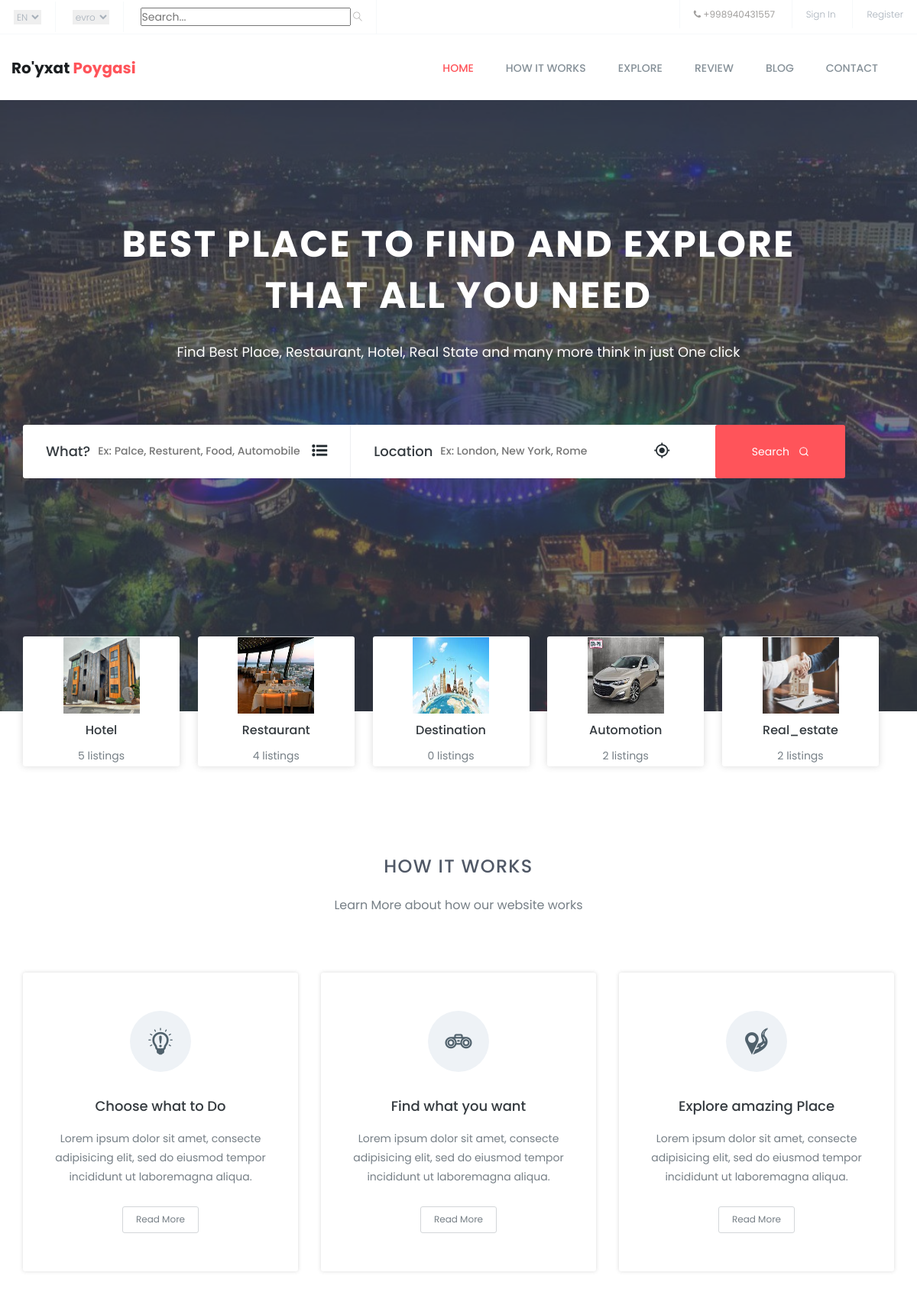
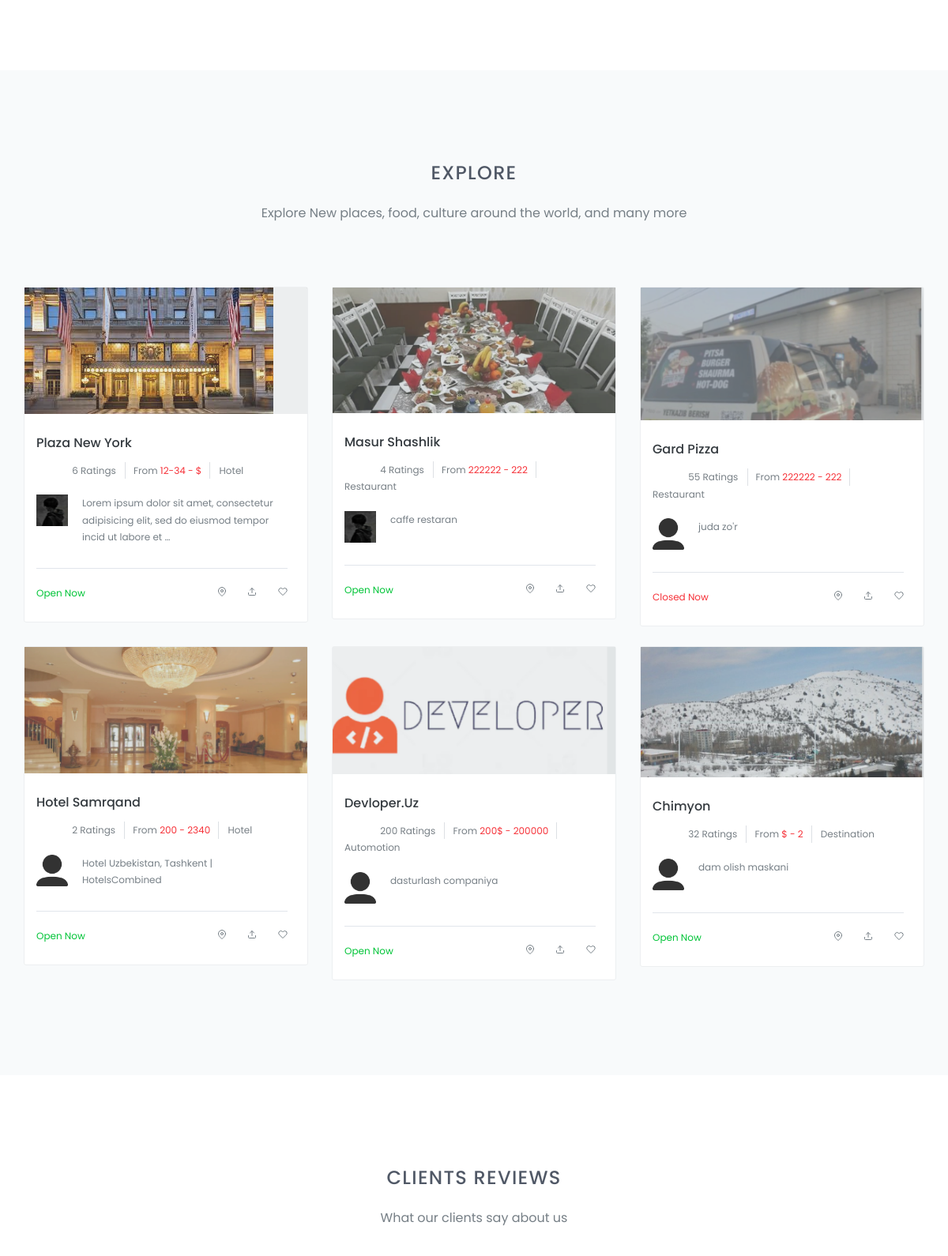
The page / (upper part) on the database its author committed (2 pictures, top to bottom).
### hotel/models.py (models this page shows, shortened)
class ContactInfo(models.Model):
    phone_number = models.CharField(max_length=20, help_text="Enter phone number")
    facebook_url = models.URLField(blank=True, null=True, help_text="Facebook profile URL")
    twitter_url = models.URLField(blank=True, null=True, help_text="Twitter profile URL")
    linkedin_url = models.URLField(blank=True, null=True, help_text="LinkedIn profile URL")
    google_plus_url = models.URLField(blank=True, null=True, help_text="Google Plus profile URL")
    class Meta:
        verbose_name = "Contact Information"
        verbose_name_plural = "Contact Information"

class Topic(models.Model):
    name = models.CharField(max_length=100)
    image = models.ImageField(upload_to='topics/', blank=True, null=True)  # Rasm maydoni
    listings_count = models.IntegerField(default=0)  # Listings soni
    class Meta:
        verbose_name = 'Topic'
        verbose_name_plural = 'Topics'

class ExploreItem(models.Model):
    CATEGORY_CHOICES = [
        ('restaurant', 'Restaurant'),
        ('hotel', 'Hotel'),
        ('destination', 'Destination'),
        ('real_estate', 'Real Estate'),
        ('automotion', 'Automotion'),
    ]
    title = models.CharField(max_length=255, verbose_name = 'Nomi')
    description = models.TextField(verbose_name = 'Haqida')
    rating = models.FloatField(verbose_name = 'Reyting')
    ratings_count = models.PositiveIntegerField()
    price_from = models.CharField(max_length=50, verbose_name = 'Narxi')
    price_to = models.CharField(max_length=50)
    category = models.CharField(max_length=50, choices=CATEGORY_CHOICES)
    image = models.ImageField(upload_to='', verbose_name='Mehmonxona rasmi')
    person_image = models.ImageField(upload_to='hotel/people/', verbose_name='Odam rasmi')
    person_name = models.CharField(max_length=255)
    is_open = models.BooleanField(default=False, verbose_name='Ochiq yoki yopiq')
    button_label = models.CharField(max_length=50, default="best rated")
    map_link = models.URLField(blank=True, null=True)
    class Meta:
        db_table = ''
        managed = True
        verbose_name = 'Mehmonxona'
        verbose_name_plural = 'Mehmonxonalar'

### hotel/views.py (the view)
# urls.py: path('', HomeView.as_view(), name='home_page'),
class HomeView(View):
    def get(self, request):
        explore_items = ExploreItem.objects.all()
        testimonials = Testimonial.objects.all()
        contact_info = ContactInfo.objects.first()
        topics = Topic.objects.all()  # Barcha kategoriya ma'lumotlarini olish
        context = {
            'explore_items': explore_items,
            'testimonials': testimonials,
            'contact_info':contact_info,
            'topics' :topics
        }
        return render(request, 'home.html', context=context)

### templates/home.html (shortened to what this page needs)
{% load static %}
<!doctype html>
<html class="no-js" lang="en">
    <head>
        <link rel="stylesheet" href="{% static 'css/font-awesome.min.css' %}">
		<link rel="stylesheet" href="{% static 'css/linearicons.css' %}">
        <link rel="stylesheet" href="{% static 'css/animate.css' %}">
        <link rel="stylesheet" href="{% static 'css/flaticon.css' %}">
        <link rel="stylesheet" href="{% static 'css/slick.css' %}">
		<link rel="stylesheet" href="{% static 'css/slick-theme.css' %}">
        <link rel="stylesheet" href="{% static 'css/bootstrap.min.css' %}">
		<link rel="stylesheet" href="{% static 'css/bootsnav.css' %}" >
        <link rel="stylesheet" href="{% static 'css/style.css' %}">
        <link rel="stylesheet" href="{% static 'css/responsive.css' %}">
    </head>
	<body>
		<header id="header-top" class="header-top">
			<ul>
				<li>
					<div class="header-top-left">
						<ul>
							<li class="select-opt">
								<select name="language" id="language">
									<option value="default">EN</option>
								</select>
							</li>
							<li class="select-opt">
								<select name="currency" id="currency">
									<option value="usd">evro</option>
								</select>
							</li>
							<li class="select-opt">
								<form method="GET" action="{% url 'search' %}">
									<input type="text" name="query" placeholder="Search...">
									<button type="submit"><span class="lnr lnr-magnifier"></span></button>
								</form>
							</li>
						</ul>
					</div>
				</li>
				<li class="head-responsive-right pull-right">
					<div class="header-top-right">
						<ul>
							<li class="header-top-contact">
								<span><i class="fa fa-phone"></i> {{ contact_info.phone_number }}</span>
							</li>
							<li class="header-top-contact">
								<a href="#">sign in</a>
							</li>
							<li class="header-top-contact">
								<a href="#">register</a>
							</li>
						</ul>
					</div>
				</li>
			</ul>
		</header>
		<section class="top-area">
			<div class="header-area">
			    <nav class="navbar navbar-default bootsnav  navbar-sticky navbar-scrollspy"  data-minus-value-desktop="70" data-minus-value-mobile="55" data-speed="1000">
			        <div class="container">
			            <div class="navbar-header">
			                <a class="navbar-brand" href="{% url "home_page" %}">ro'yxat  <span>poygasi</span></a>
			            </div>
			            <div class="collapse navbar-collapse menu-ui-design" id="navbar-menu">
			                <ul class="nav navbar-nav navbar-right" data-in="fadeInDown" data-out="fadeOutUp">
			                    <li class=" scroll active"><a href="#home">home</a></li>
			                    <li class="scroll"><a href="#works">how it works</a></li>
			                    <li class="scroll"><a href="#explore">explore</a></li>
			                    <li class="scroll"><a href="#reviews">review</a></li>
			                    <li class="scroll"><a href="#blog">blog</a></li>
			                    <li class="scroll"><a href="#contact">contact</a></li>
			                </ul>
			            </div>
			        </div>
			    </nav>
			</div>
		</section>
		<section id="home" class="welcome-hero">
			<div class="container">
				<div class="welcome-hero-txt">
					<h2>best place to find and explore <br> that all you need </h2>
					<p>
						Find Best Place, Restaurant, Hotel, Real State and many more think in just One click
					</p>
				</div>
				<div class="welcome-hero-serch-box">
					<div class="welcome-hero-form">
						<div class="single-welcome-hero-form">
							<h3>what?</h3>
							<form action="{% url "home_page" %}">
								<input type="text" placeholder="Ex: palce, resturent, food, automobile" />
							</form>
							<div class="welcome-hero-form-icon">
								<i class="flaticon-list-with-dots"></i>
							</div>
						</div>
						<div class="single-welcome-hero-form">
							<h3>Location</h3>
							<form action="{% url 'home_page' %}">
								<input type="text" id="locationInput" placeholder="Ex: London, New York, Rome" />
							</form>
							<div class="welcome-hero-form-icon">
								<i class="flaticon-gps-fixed-indicator" onclick="getLocation()"></i>
							</div>
						</div>
						<div class="welcome-hero-serch">
							<button class="welcome-hero-btn" onclick="window.location.href='#'">
								Search <i data-feather="search"></i>
							</button>
						</div>
			</div>
		</section>
		<section id="list-topics" class="list-topics">
			<div class="container">
				<div class="list-topics-content">
					<ul>
						{% for topic in topics %}
							<li>
								<div class="single-list-topics-content">
									<div class="single-list-topics-icon">
										{% if topic.image %}
											<img src="{{ topic.image.url }}" alt="{{ topic.name }} image" style="width: 100px; height: 100px;">
										{% else %}
											<i class="flaticon-placeholder"></i>
										{% endif %}
									</div>
									<h2><a href="#">{{ topic.name }}</a></h2>
									<p>{{ topic.listings_count }} listings</p>
								</div>
							</li>
						{% endfor %}
					</ul>
				</div>
			</div>
		</section>
		<section id="works" class="works">
			<div class="container">
				<div class="section-header">
					<h2>how it works</h2>
					<p>Learn More about how our website works</p>
				</div>
				<div class="works-content">
					<div class="row">
						<div class="col-md-4 col-sm-6">
							<div class="single-how-works">
								<div class="single-how-works-icon">
									<i class="flaticon-lightbulb-idea"></i>
								</div>
								<h2><a href="#">choose <span> what to</span> do</a></h2>
								<p>
									Lorem ipsum dolor sit amet, consecte adipisicing elit, sed do eiusmod tempor incididunt ut laboremagna aliqua.
								</p>
								<button class="welcome-hero-btn how-work-btn" onclick="window.location.href='#'">
									read more
								</button>
							</div>
						</div>
						<div class="col-md-4 col-sm-6">
							<div class="single-how-works">
								<div class="single-how-works-icon">
									<i class="flaticon-networking"></i>
								</div>
								<h2><a href="#">find <span> what you want</span></a></h2>
								<p>
									Lorem ipsum dolor sit amet, consecte adipisicing elit, sed do eiusmod tempor incididunt ut laboremagna aliqua.
								</p>
								<button class="welcome-hero-btn how-work-btn" onclick="window.location.href='#'">
									read more
								</button>
							</div>
						</div>
						<div class="col-md-4 col-sm-6">
							<div class="single-how-works">
								<div class="single-how-works-icon">
									<i class="flaticon-location-on-road"></i>
								</div>
								<h2><a href="#">explore <span> amazing</span> place</a></h2>
								<p>
									Lorem ipsum dolor sit amet, consecte adipisicing elit, sed do eiusmod tempor incididunt ut laboremagna aliqua.
								</p>
								<button class="welcome-hero-btn how-work-btn" onclick="window.location.href='#'">
									read more
								</button>
							</div>
						</div>
					</div>
				</div>
			</div>
		</section>
		<section id="explore" class="explore">
			<div class="container">
				<div class="section-header">
					<h2>Explore</h2>
					<p>Explore New places, food, culture around the world, and many more</p>
				</div>
				<div class="explore-content">
					<div class="row">
						{% for item in explore_items %}
						<div class="col-md-4 col-sm-6">
							<div class="single-explore-item">
								<div class="single-explore-img">
									<img src="{{ item.image.url }}" alt="explore image">
								</div>
								<div class="single-explore-txt">
									<h2><a href="#">{{ item.title }}</a></h2>
									<p class="explore-rating-price">
										<span class="explore-rating">{{ item.rating }}</span>
										<a href="#"> {{ item.ratings_count }} ratings</a>
										<span class="explore-price-box">
											from
											<span class="explore-price">{{ item.price_from }} - {{ item.price_to }}</span>
										</span>
										 <a href="#">{{ item.get_category_display }}</a>
									</p>
									<div class="explore-person">
										<div class="row">
											<div class="col-sm-2">
												<div class="explore-person-img">
													<a href="#">
														<img src="{{ item.person_image.url }}" alt="explore person">
													</a>
												</div>
											</div>
											<div class="col-sm-10">
												<p>{{ item.description|truncatechars:100 }}</p>
											</div>
										</div>
									</div>
									<div class="explore-open-close-part">
										<div class="row">
											<div class="col-sm-5">
												<button class="close-btn {% if item.is_open %}open-btn{% endif %}" onclick="window.location.href='#'">
													{% if item.is_open %}
														Open Now
													{% else %}
														Closed Now
													{% endif %}
												</button>
											</div>
											<div class="col-sm-7">
												<div class="explore-map-icon">
													{% if item.map_link %}
													<a href="{{ item.map_link }}"><i data-feather="map-pin"></i></a>
													{% endif %}
													<a href="#"><i data-feather="upload"></i></a>
													<a href="#"><i data-feather="heart"></i></a>
												</div>
											</div>
										</div>
									</div>
								</div>
							</div>
						</div>
						{% endfor %}
					</div>
				</div>
			</div>
		</section>
		<section id="reviews" class="reviews">
			<div class="section-header">
				<h2>Clients Reviews</h2>
				<p>What our clients say about us</p>
			</div>
		</section>
    </body>
</html>

### static/css/bootsnav.css (style rules this page uses)
nav.bootsnav .container { position: relative; }
nav.navbar.bootsnav { margin-bottom: 0; -moz-border-radius: 0px; -webkit-border-radius: 0px; -o-border-radius: 0px; border-radius: 0px; background-color: #fff; border: none; border-bottom: solid 1px #e0e0e0; z-index: 9; }
nav.navbar.bootsnav ul.nav > li > a { color: #6f6f6f; background-color: transparent; outline: none; margin-bottom: -2px; }
nav.navbar.bootsnav ul.nav li.megamenu-fw > a:hover, nav.navbar.bootsnav ul.nav li.megamenu-fw > a:focus, nav.navbar.bootsnav ul.nav li.active > a:hover, nav.navbar.bootsnav ul.nav li.active > a:focus, nav.navbar.bootsnav ul.nav li.active > a { background-color: transparent; }
body { -webkit-transition: all 0.3s ease-in-out; -moz-transition: all 0.3s ease-in-out; -o-transition: all 0.3s ease-in-out; -ms-transition: all 0.3s ease-in-out; transition: all 0.3s ease-in-out; }
.wrap-sticky nav.navbar.bootsnav { position: absolute; width: 100%; left: 0; top: 0; }
@media (min-width: 1024px) { nav.navbar.bootsnav ul.nav > li > a { padding: 30px 15px; font-weight: 600; } }

### rows shown on the page
ContactInfo: phone_number "+998940431557"
Topic: image (picture), name "Hotel", listings_count "5"
Topic: image (picture), name "Restaurant", listings_count "4"
Topic: image (picture), name "Destination", listings_count "0"
Topic: image (picture), name "Automotion", listings_count "2"
Topic: image (picture), name "Real_estate", listings_count "2"
ExploreItem: image (picture), title "Plaza New York", ratings_count "6", price_from "12-34", price_to "$", category "Hotel", person_image (picture), description "Lorem ipsum dolor sit amet, consectetur adipisicing elit, sed do eiusmod tempor incid ut labore et …", is_open "Open Now"
ExploreItem: image (picture), title "Masur Shashlik", ratings_count "4", price_from "222222", price_to "222", category "Restaurant", person_image (picture), description "caffe restaran", is_open "Open Now"
ExploreItem: image (picture), title "Gard Pizza", ratings_count "55", price_from "222222", price_to "222", category "Restaurant", person_image (picture), description "juda zo'r", is_open "Closed Now"
ExploreItem: image (picture), title "Hotel Samrqand", ratings_count "2", price_from "200", price_to "2340", category "Hotel", person_image (picture), description "Hotel Uzbekistan, Tashkent | HotelsCombined", is_open "Open Now"
ExploreItem: image (picture), title "Devloper.uz", ratings_count "200", price_from "200$", price_to "200000", category "Automotion", person_image (picture), description "dasturlash companiya", is_open "Open Now"
ExploreItem: image (picture), title "Chimyon", ratings_count "32", price_from "$", price_to "2", category "Destination", person_image (picture), description "dam olish maskani", is_open "Open Now"
